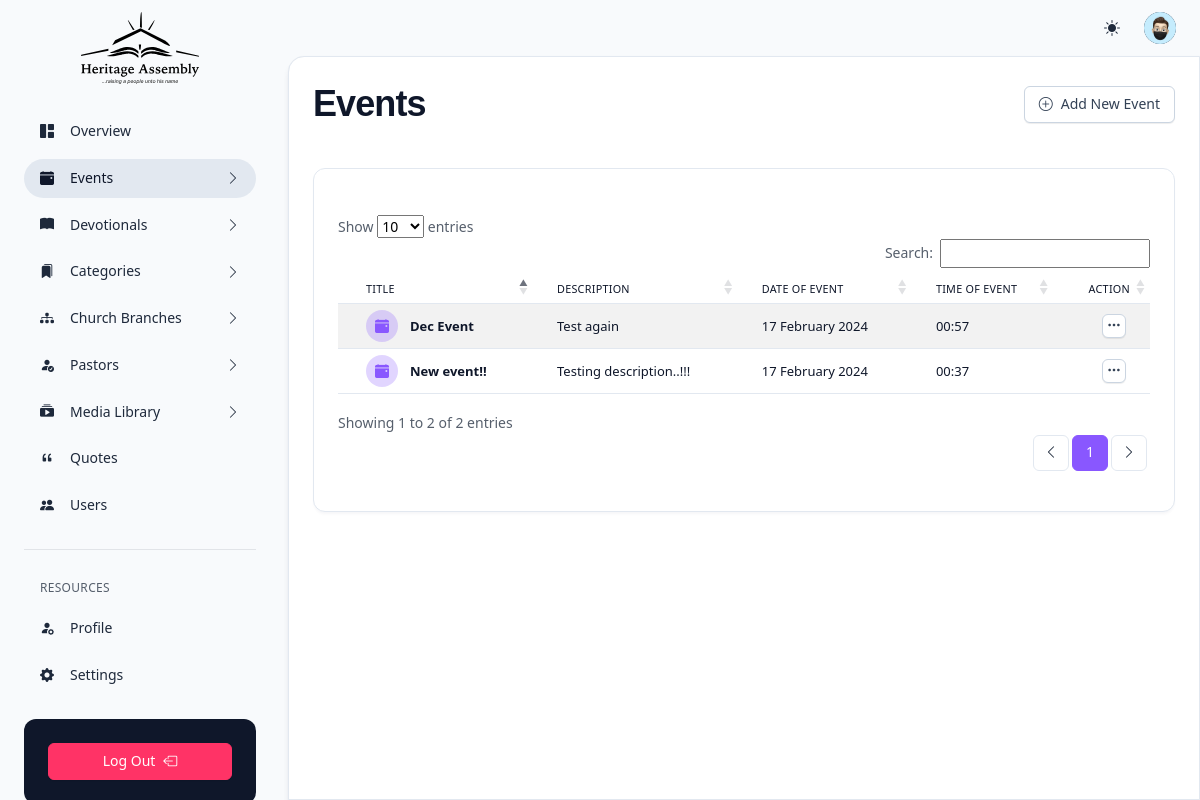
The page /events.php (signed in) on the database its author committed.
### tables this page shows
CREATE TABLE `tbl_event` (
  `id` int(11) NOT NULL,
  `eventTitle` varchar(100) NOT NULL,
  `eventDate` varchar(100) NOT NULL,
  `eventTime` varchar(100) NOT NULL,
  `eventVenue` varchar(255) NOT NULL,
  `eventFlyer` varchar(255) NOT NULL,
  `eventType` enum('Event','Article') NOT NULL,
  `eventDescription` longtext DEFAULT NULL,
  `dateCreated` datetime DEFAULT current_timestamp()
);

### events.php (the view, shortened to what this page needs)
<?php
    include "./components/header.php";
    require_once "./auth/delete.php";
?>
    <div class="d-flex flex-column flex-lg-row h-lg-100 gap-1">
        <?php include "./components/side-nav.php"; ?>
        <div class="flex-lg-fill overflow-x-auto ps-lg-1 vstack vh-lg-100 position-relative">
            <?php include "./components/topnav.php"; ?>
            <div class="flex-fill overflow-y-lg-auto scrollbar bg-body rounded-top-4 rounded-top-start-lg-4 rounded-top-end-lg-0 border-top border-lg shadow-2">
                <main class="container-fluid px-3 py-5 p-lg-6 p-xxl-8">
                    <div class="mb-6 mb-xl-10">
                        <div class="row g-3 align-items-center">
                            <div class="col">
                                <h1 class="ls-tight">Events</h1>
                            </div>
                            <div class="col">
                                <div class="hstack justify-content-end">
                                    <a href="new-event" class="btn d-inline-flex btn-sm btn-neutral"><span class="pe-2"><i class="bi bi-plus-circle"></i></span> <span>Add New Event</span></a>
                                </div>
                            </div>
                        </div>
                    </div>
                    <div class="row g-3 g-xxl-6">
                        <div class="col-xxl-12">
                            <div class="vstack gap-3 gap-md-6">
                                <div class="card">
                                    <div class="card-body pb-0">
                                        <div class="table-responsive mb-10 mt-5">
                                            <table id="events" class="table table-hover table-striped table-sm table-nowrap">
                                                <thead>
                                                    <tr>
                                                        <th scope="col">
                                                            <div class="d-flex align-items-center gap-2 ps-1">
                                                                <span>Title</span>
                                                            </div>
                                                        </th>
                                                        <th scope="col">Description</th>
                                                        <th scope="col">Date of event</th>
                                                        <th scope="col">Time of event</th>
                                                        <th scope="col" class="d-none text-end d-xl-table-cell">Action</th>
                                                    </tr>
                                                </thead>
                                                <tbody>
                                                    <?php
                                                    $select_query = "SELECT * FROM tbl_event ORDER BY dateCreated ASC";
                                                        $result = mysqli_query($conn, $select_query);
                                                        if (mysqli_num_rows($result) > 0) {
                                                            while($row = mysqli_fetch_assoc($result)) {
                                                                $eventTitle = $row['eventTitle'];
                                                                $eventTime = $row['eventTime'];
                                                                $eventDescription = $row['eventDescription'];
                                                                $dateCreated = $row['dateCreated'];
                                                                $date = strtotime($dateCreated);
                                                    ?>
                                                    <tr>
                                                        <td>
                                                            <div class="d-flex align-items-center gap-3 ps-1">
                                                                <div class="d-xl-inline-flex icon icon-shape w-rem-8 h-rem-8 rounded-circle text-sm bg-primary bg-opacity-25 text-primary"><i class="bi bi-calendar-event-fill"></i></div>
                                                                <div><span class="d-block text-heading fw-bold"><?php echo $eventTitle; ?></span></div>
                                                            </div>
                                                        </td>
                                                        <td><?php echo $eventDescription; ?></td>
                                                        <td><?php echo date('j F Y', $date); ?></td>
                                                        <td><?php echo $eventTime; ?></td>
                                                        <td class="text-end">
                                                            <div class="dropdown">
                                                            <button type="button" class="btn btn-sm btn-square btn-neutral w-rem-6 h-rem-6" data-bs-toggle="dropdown" aria-haspopup="false" aria-expanded="false"><i class="bi bi-three-dots"></i></button>
                                                            </div>
                                                        </td>
                                                    </tr>
                                                    <?php
                                                            }
                                                        }
                                                    ?>
                                                </tbody>
                                            </table>
                                        </div>
                                    </div>
                                </div>
                            </div>
                        </div>
                    </div>
                </main>
            </div>
        </div>
    </div>
<?php
include "./components/footer.php";
?>

### assets/css/utility.css (style rules this page uses)
[class*=shadow] { transition: all .15s ease-in-out }
.overflow-x-auto { overflow-x: auto!important }
.d-block { display: block!important }
.d-flex { display: flex!important }
.d-inline-flex { display: inline-flex!important }
.d-none { display: none!important }
.shadow-2 { box-shadow: 0 6px 6px -1px rgba(10,22,70,.1),0 0 1px rgba(10,22,70,.06)!important }
.position-relative { position: relative!important }
.border-top { border-top: var(--x-border-width)var(--x-border-style)var(--x-border-color)!important }
.flex-fill { flex: auto!important }
.flex-column { flex-direction: column!important }
.justify-content-end { justify-content: flex-end!important }
.align-items-center { align-items: center!important }
.mt-5 { margin-top: 1.25rem!important }
.mb-6 { margin-bottom: 1.5rem!important }
.mb-10 { margin-bottom: 2.5rem!important }
.px-3 { padding-left: .75rem!important; padding-right: .75rem!important }
.py-5 { padding-top: 1.25rem!important; padding-bottom: 1.25rem!important }
.pe-2 { padding-right: .5rem!important }
.pb-0 { padding-bottom: 0!important }
.ps-1 { padding-left: .25rem!important }
.gap-1 { gap: .25rem!important }
.gap-2 { gap: .5rem!important }
.gap-3 { gap: .75rem!important }
.fw-bold { font-weight: 600!important }
.text-end { text-align: right!important }
.text-primary,.text-primary-hover:hover { --x-text-opacity: 1; color: rgba(var(--x-primary-rgb),var(--x-text-opacity))!important }
.text-heading { --x-text-opacity: 1; color: var(--x-heading-color)!important }
.bg-primary,.bg-primary-hover:hover { --x-bg-opacity: 1; background-color: rgba(var(--x-primary-rgb),var(--x-bg-opacity))!important }
.bg-body { --x-bg-opacity: 1; background-color: rgba(var(--x-body-bg-rgb),var(--x-bg-opacity))!important }
.bg-body-tertiary { --x-bg-opacity: 1; background-color: rgba(var(--x-tertiary-bg-rgb),var(--x-bg-opacity))!important }
.bg-opacity-25 { --x-bg-opacity: .25 }
.rounded-circle { border-radius: 50%!important }
.rounded-top-4 { border-top-left-radius: 1rem!important; border-top-right-radius: 1rem!important }
.text-sm { font-size: .875rem!important }
.ls-tight { letter-spacing: -.025em!important }
.w-rem-6 { width: 1.5rem!important }
.w-rem-8 { width: 2rem!important }
.h-rem-6 { height: 1.5rem!important }
.h-rem-8 { height: 2rem!important }
@media (min-width: 768px) { .gap-md-6 { gap: 1.5rem!important } }
@media (min-width: 992px) { .overflow-y-lg-auto { overflow-y:auto!important } }
@media (min-width: 992px) { .border-lg { border: var(--x-border-width)var(--x-border-style)var(--x-border-color)!important } }
@media (min-width: 992px) { .h-lg-100 { height: 100%!important } }
@media (min-width: 992px) { .vh-lg-100 { height: 100vh!important } }
@media (min-width: 992px) { .flex-lg-fill { flex: auto!important } }
@media (min-width: 992px) { .flex-lg-row { flex-direction: row!important } }
@media (min-width: 992px) { .p-lg-6 { padding: 1.5rem!important } }
@media (min-width: 992px) { .ps-lg-1 { padding-left: .25rem!important } }
@media (min-width: 992px) { .rounded-top-start-lg-4 { border-top-left-radius: 1rem!important } }
@media (min-width: 992px) { .rounded-top-end-lg-0 { border-top-right-radius: 0!important } }
@media (min-width: 1200px) { .d-xl-table-cell { display:table-cell!important } }
@media (min-width: 1200px) { .d-xl-inline-flex { display: inline-flex!important } }
@media (min-width: 1200px) { .mb-xl-10 { margin-bottom: 2.5rem!important } }

### rows shown on the page
tbl_event: eventTitle "New event!!", eventDescription "Testing description..!!!", dateCreated "17 February 2024", eventTime "00:37"
tbl_event: eventTitle "Dec Event", eventDescription "Test again", dateCreated "17 February 2024", eventTime "00:57"
